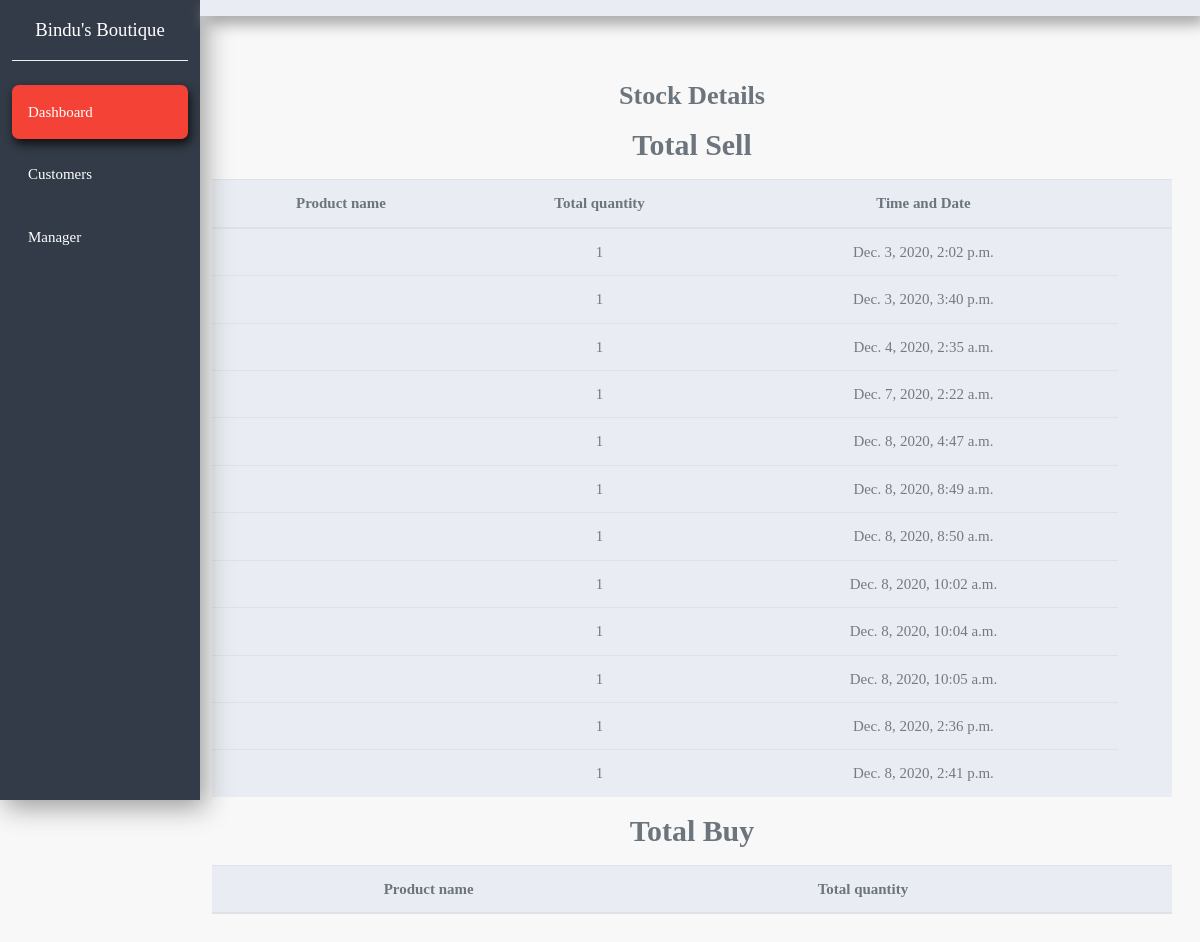
Page /stock_detail/ on the earlier database version.
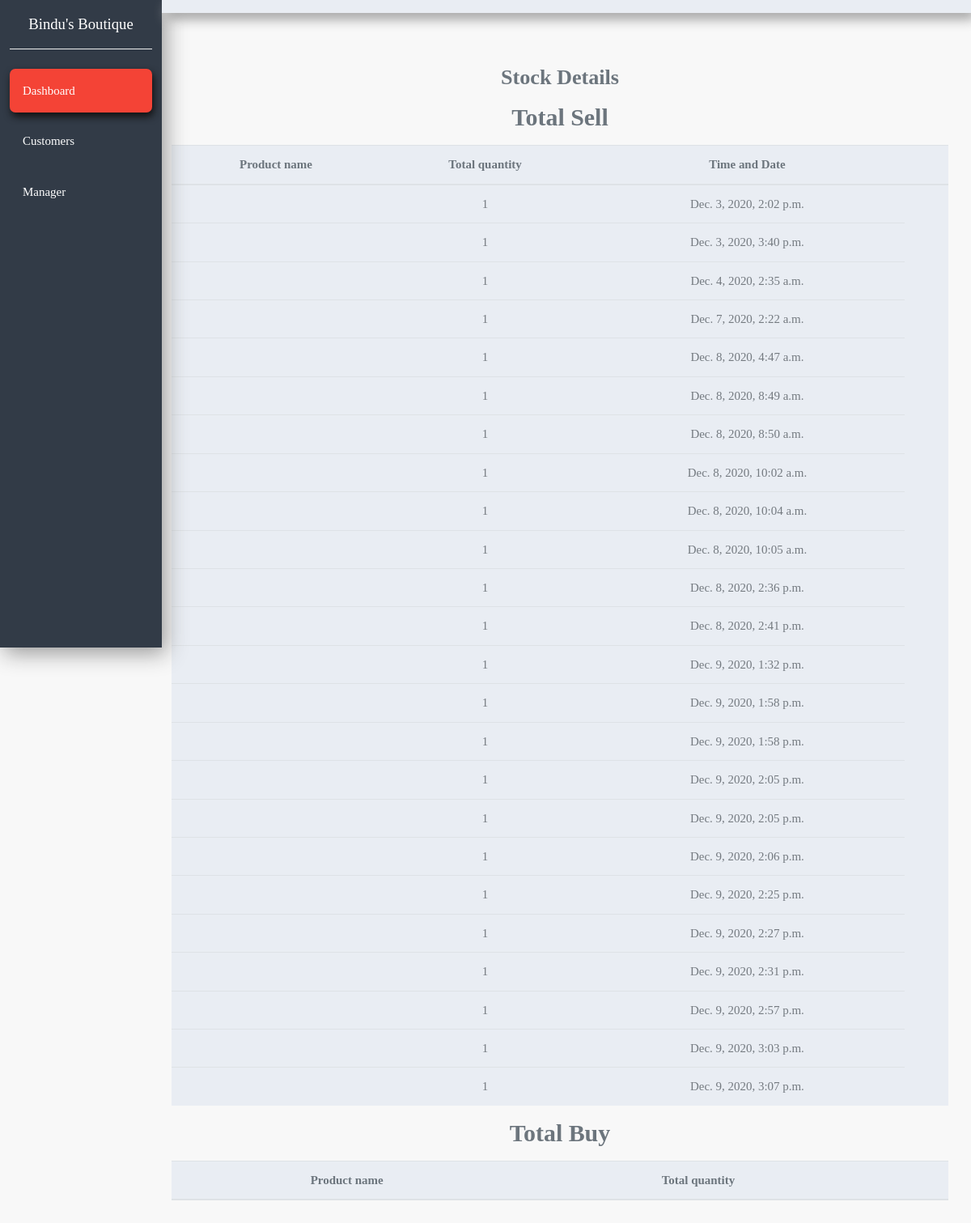
Same page on the later database version.
### crm/models.py (models this page shows, shortened)
class Order(models.Model):
    customer = models.ForeignKey(Customer, null= True, on_delete= models.SET_NULL)
    category = models.CharField(max_length=1,default='S',null=True)
    gold_rate = models.DecimalField(max_digits=10,decimal_places=2,null=True,default=0.00)
    cost = models.IntegerField(null=True, blank=True,default=0)
    paid = models.IntegerField(null=True, blank=True,default=0)
    balance = models.IntegerField(null=True, blank=True,default=0)
    qty = models.IntegerField(null=True, blank=True,default=1)
    date_created = models.DateTimeField(auto_now_add=True, null=True)

### crm/views.py (the view)
# urls.py: path('stock_detail/', views.stock_detail, name="stock_detail"),
def stock_detail(request):
    orders = Order.objects.all()
    supplier_slip_list = Supplier_slip.objects.all()
    context = {'orders': orders, 'supplier_slip_list': supplier_slip_list}
    return render(request, 'crm/stock_detail.html', context)

### crm/templates/crm/stock_detail.html (shortened to what this page needs)
{% extends 'crm/base.html'%} {% block content %}
<section>
  <div class="container-fluid">
    <div class="row mb-5">
      <div class="col-xl-10 col-lg-9 col-md-8 ml-auto mt-5">
        <div class="row align-items-center">
          <div class="col mt-3 mr-3">
            <h3 class="text-muted text-center mb-3">Stock Details</h3>
            <h2 class="text-muted text-center mb-3">Total Sell</h2>
            <table class="table table-striped bg-light text-center">
              <thead>
                <tr class="text-muted">
                  <th>Product name</th>
                  <th>Total quantity</th>
                  <th>Time and Date</th>
                  <th></th>
                </tr>
              </thead>
              <tbody>
                {% for item in orders %}
                <tr>
                  <td>{{item.product.name}}</td>
                  <td>{{item.qty}}</td>
                  <td>{{item.date_created}}</td>
                </tr>
                {% endfor %}
              </tbody>
            </table>
            <h2 class="text-muted text-center mb-3">Total Buy</h2>
            <table class="table table-striped bg-light text-center">
              <thead>
                <tr class="text-muted">
                  <th>Product name</th>
                  <th>Total quantity</th>
                  <th></th>
                </tr>
              </thead>
            </table>
          </div>
        </div>
      </div>
    </div>
  </div>
</section>
{% endblock %}

### crm/templates/crm/base.html (shortened to what this page needs)
{% load static %}
<!doctype html>
<html lang="en">
<head>
  <link rel="stylesheet" type="text/css" href="{% static '/css/base.css' %}">
  <link href="{% static '/plugins/datatables/dataTables.bootstrap4.css' %}" rel="stylesheet" type="text/css" />
  <link href="{% static '/plugins/datatables/responsive.bootstrap4.css' %}" rel="stylesheet" type="text/css" />
  <link href="{% static '/plugins/datatables/buttons.bootstrap4.css' %}" rel="stylesheet" type="text/css" />
  <link href="{% static '/plugins/datatables/select.bootstrap4.css' %}" rel="stylesheet" type="text/css" />
  <link href="{% static '/plugins/daterangepicker/daterangepicker.css' %}" rel="stylesheet" type="text/css" />
  <link href="{% static '/plugins/bootstrap-datepicker/bootstrap-datepicker.min.css' %}" rel="stylesheet" type="text/css" />
 <link href="{% static '/css/bootstrap.min.css' %}" rel="stylesheet" type="text/css" />
 <link href="{% static '/css/icons.min.css' %}" rel="stylesheet" type="text/css" />
</head>
<body>
  <nav class="navbar navbar-expand-md navbar-light">
    <div class="collapse navbar-collapse" id="myNavbar">
      <div class="container-fluid">
        <div class="row">
          <div class="col-xl-2 col-lg-3 col-md-4 sidebar fixed-top">
            <a href="/" class="navbar-brand text-white d-block mx-auto text-center py-3 mb-4 bottom-border">
              Bindu's Boutique</a>
            <ul class="navbar-nav flex-column mt-4">
              <li class="nav-item"><a href="{% url 'dashboard' %}" class="nav-link text-white p-3 mb-2 current">Dashboard</a></li>
              <li class="nav-item"><a href="{% url 'customers' %}" class="nav-link text-white p-3 mb-2 sidebar-link">Customers</a></li>
              <li class="nav-item"><a href="{% url 'manager' %}" target="_blank" class="nav-link text-white p-3 mb-2 sidebar-link">Manager</a></li>
            </ul>
          </div>
          <div class="col-xl-10 col-lg-9 col-md-8 ml-auto bg-light fixed-top py-2 top-navbar">
          </div>
        </div>
      </div>
    </div>
  </nav>
  {% block content %}{% endblock %}
</body>
</html>

### static/css/base.css (style rules this page uses)
body { font-family: 'Montserrat', sans-serif; background-color: #eee; }
.sidebar { height: 100vh; background-color: #323b47; background-position: center; background-repeat: no-repeat; background-size: cover; box-shadow: 5px 7px 25px #999; }
.bottom-border { border-bottom: 1px groove #eee; }
.sidebar-link { transition: all .4s; }
.current { background-color: #f44336; border-radius: 7px; box-shadow: 2px 5px 10px #111; transition: all .3s; }
.top-navbar { box-shadow: 5px 7px 15px #999; }

Differences in the rows shown:
added Order: qty "1", date_created "Dec. 9, 2020, 1:32 p.m."
added Order: qty "1", date_created "Dec. 9, 2020, 1:58 p.m."
added Order: qty "1", date_created "Dec. 9, 2020, 1:58 p.m."
added Order: qty "1", date_created "Dec. 9, 2020, 2:05 p.m."
added Order: qty "1", date_created "Dec. 9, 2020, 2:05 p.m."
added Order: qty "1", date_created "Dec. 9, 2020, 2:06 p.m."
added Order: qty "1", date_created "Dec. 9, 2020, 2:25 p.m."
added Order: qty "1", date_created "Dec. 9, 2020, 2:27 p.m."
added Order: qty "1", date_created "Dec. 9, 2020, 2:31 p.m."
added Order: qty "1", date_created "Dec. 9, 2020, 2:57 p.m."
added Order: qty "1", date_created "Dec. 9, 2020, 3:03 p.m."
added Order: qty "1", date_created "Dec. 9, 2020, 3:07 p.m."
